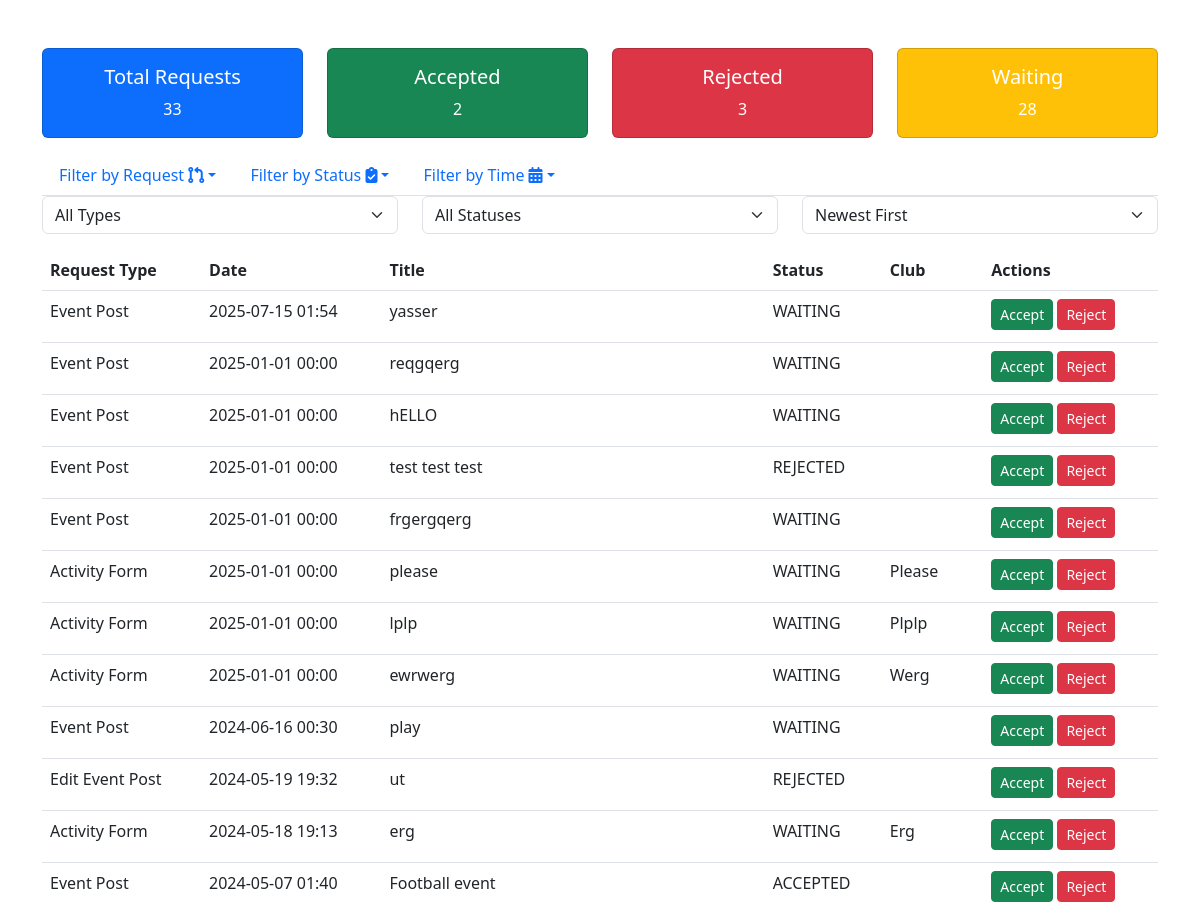
The app's page /requests/ (upper part), older data.
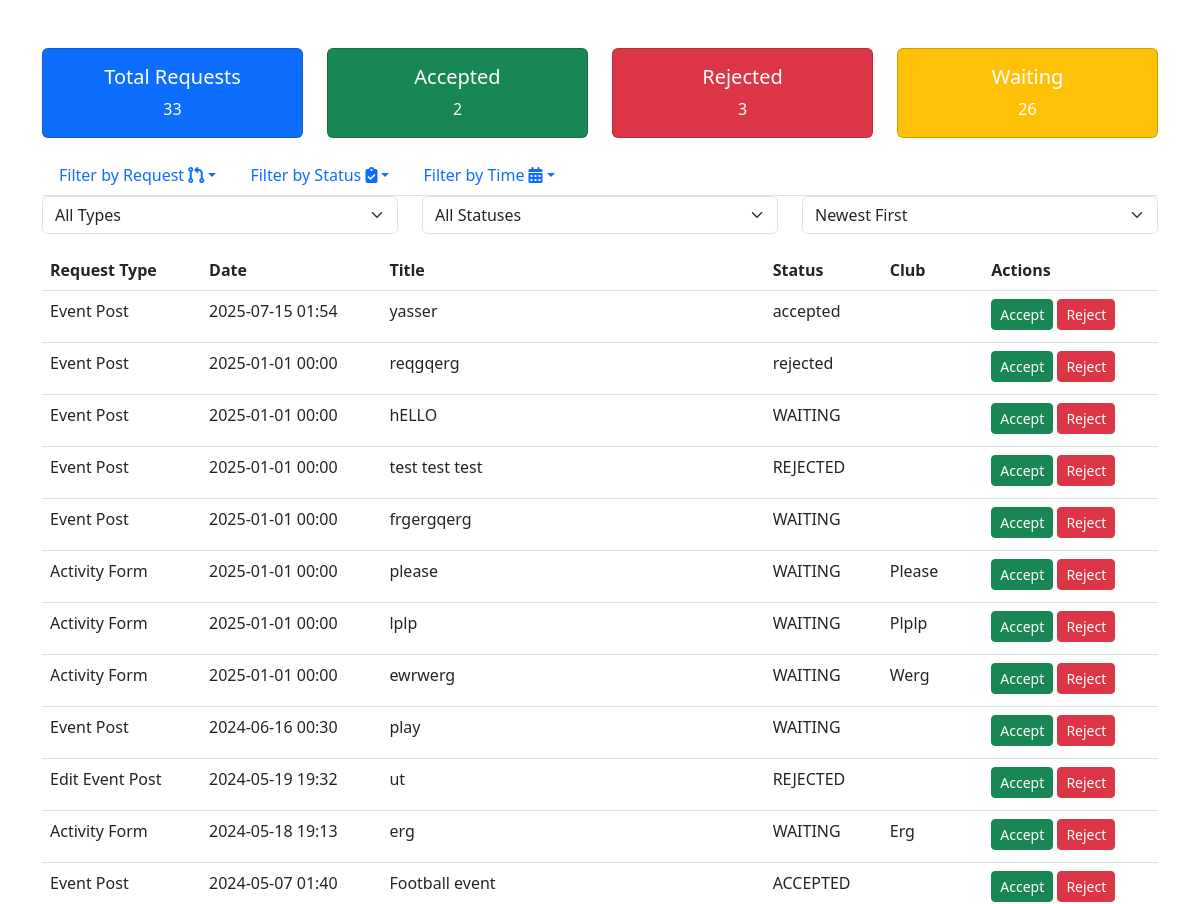
The same page, newer data.
### club_pages/models.py (models this page shows, shortened)
class Event(models.Model):
    title = models.CharField(max_length=255)
    club = models.ForeignKey(
        Club, on_delete=models.CASCADE,
        null=True,
        blank=True,
    )
    event_image = models.ImageField(upload_to="event_images", default="club-pic.jpeg", blank=True)
    date = models.DateTimeField(null=True)
    location = models.CharField(max_length=40)
    first_name = models.CharField(max_length=20)
    last_name = models.CharField(max_length=20)
    description = models.CharField(null=True, max_length=200, validators=[validate_length])
    body = RichTextField()
    rule = RichTextField(null=True)
    faq = RichTextField(null=True)
    author = models.ForeignKey(
        settings.AUTH_USER_MODEL,
        on_delete=models.CASCADE,
        null=True,
        blank=True,
    )
    class StatusChoices(models.TextChoices):
        waiting = "WAITING", "waiting"
        accepted = "ACCEPTED", "accepted"
        rejected = "REJECTED", "rejected"
    status = models.CharField(max_length=50, choices=StatusChoices.choices, default = StatusChoices.waiting)
    def get_request_type_display(self):
        return "Event Post"

class ActivityForm(models.Model):
    title = models.CharField(max_length=255)
    club = models.CharField(max_length=70)
    date = models.DateTimeField(null=True)
    location = models.CharField(max_length=30)
    first_name = models.CharField(max_length=15)
    last_name = models.CharField(max_length=15)
    event_content = models.TextField()
    speakers = models.TextField()
    place = models.CharField(max_length=70)
    special_services = models.TextField()
    other_reqests = models.TextField()
    class StatusChoices(models.TextChoices):
        waiting = "WAITING", "waiting"
        accepted = "ACCEPTED", "accepted"
        rejected = "REJECTED", "rejected"
    status = models.CharField(max_length=50, choices=StatusChoices.choices, default = StatusChoices.waiting)
    def get_request_type_display(self):
        return "Activity Form"

class EventEdit(models.Model):
    title = models.CharField(max_length=255, blank=True, null=True)
    club = models.ForeignKey(
        Club, on_delete=models.CASCADE,
        null=True,
        blank=True,
    )
    event_image = models.ImageField(upload_to="event_images", default="club-pic.jpeg", blank=True, null=True)
    date = models.DateTimeField(blank=True, null=True)
    location = models.CharField(max_length=40, blank=True, null=True)
    first_name = models.CharField(max_length=20, blank=True, null=True)
    last_name = models.CharField(max_length=20, blank=True, null=True)
    description = models.CharField(max_length=200, validators=[validate_length], blank=True, null=True)
    body = RichTextField(blank=True, null=True)
    rule = RichTextField(blank=True, null=True)
    faq = RichTextField(blank=True, null=True)
    author = models.ForeignKey(
        settings.AUTH_USER_MODEL,
        on_delete=models.CASCADE,
        null=True,
        blank=True,
    )
    class StatusChoices(models.TextChoices):
        waiting = "WAITING", "waiting"
        accepted = "ACCEPTED", "accepted"
        rejected = "REJECTED", "rejected"
    status = models.CharField(max_length=50, choices=StatusChoices.choices, default = StatusChoices.waiting)
    def get_request_type_display(self):
        return "Edit Event Post"

### club_pages/views.py (the view)
# urls.py: path("requests/", AdminRequestTemplateView.as_view(), name="requests"),
class AdminRequestTemplateView(TemplateView):
    template_name = "admin_request.html"
    def get_context_data(self, **kwargs):
        context = super().get_context_data(**kwargs)
        context['events'] = Event.objects.all()
        context['edit_event_post'] = EventEdit.objects.all()
        context['activity_form'] = ActivityForm.objects.all()
        context['total_requests'] = ActivityForm.objects.all().count() + Event.objects.all().count() + EventEdit.objects.all().count()
        accepted_events = Event.objects.filter(status=Event.StatusChoices.accepted).count()
        accepted_activity_form = ActivityForm.objects.filter(status=ActivityForm.StatusChoices.accepted).count()
        accepted_events_edit= EventEdit.objects.filter(status=EventEdit.StatusChoices.accepted).count()
        context['accepted'] = accepted_events + accepted_activity_form + accepted_events_edit
        rejected_events = Event.objects.filter(status=Event.StatusChoices.rejected).count()
        rejected_activity_form = ActivityForm.objects.filter(status=ActivityForm.StatusChoices.rejected).count()
        rejected_events_edit = EventEdit.objects.filter(status=EventEdit.StatusChoices.rejected).count()
        context['rejected'] = rejected_events + rejected_activity_form + rejected_events_edit
        waiting_events = Event.objects.filter(status=Event.StatusChoices.waiting).count()
        waiting_activity_form = ActivityForm.objects.filter(status=ActivityForm.StatusChoices.waiting).count()
        waiting_events_edit = EventEdit.objects.filter(status=EventEdit.StatusChoices.waiting).count()
        context['waiting'] = waiting_events + waiting_activity_form + waiting_events_edit
        events = Event.objects.all()
        activity_forms = ActivityForm.objects.all()
        edit_event_posts = EventEdit.objects.all()
        request_type = self.request.GET.get('type', '')
        status_filter = self.request.GET.get('status', '')
        sort_order = self.request.GET.get('order', 'new')
        events = Event.objects.filter(status__icontains=status_filter) if status_filter else Event.objects.all()
        activity_forms = ActivityForm.objects.filter(status__icontains=status_filter) if status_filter else ActivityForm.objects.all()
        edit_event_posts = EventEdit.objects.filter(status__icontains=status_filter) if status_filter else EventEdit.objects.all()
        if request_type == 'event':
            activity_forms = activity_forms.none()
            edit_event_posts = edit_event_posts.none()
        elif request_type == 'activity':
            events = events.none()
            edit_event_posts = edit_event_posts.none()
        elif request_type == 'edit':
            events = events.none()
            activity_forms = activity_forms.none()
        all_requests = list(events) + list(activity_forms) + list(edit_event_posts)
        if sort_order == 'oldest':
            all_requests.sort(key=lambda x: x.date if x.date else timezone.now())
        else:
            all_requests.sort(key=lambda x: x.date if x.date else timezone.now(), reverse=True)
        context['all_requests'] = all_requests
        return context

### templates/admin_request.html (shortened to what this page needs)
<!DOCTYPE html>
<html lang="en">
<head>
  <link href="https://cdn.jsdelivr.net/npm/bootstrap@5.3.0-alpha1/dist/css/bootstrap.min.css" rel="stylesheet">
  <link rel="stylesheet" href="https://cdnjs.cloudflare.com/ajax/libs/font-awesome/6.5.1/css/all.min.css"
 />
</head>
<body>
  <div class="container mt-5">
    <div class="row text-center">
      <div class="col-md-3 mb-3">
        <div class="card bg-primary text-white">
          <div class="card-body">
            <h5 class="card-title">Total Requests</h5>
            <p class="card-text" id="totalRequests">{{total_requests}}</p>
          </div>
        </div>
      </div>
      <div class="col-md-3 mb-3">
        <div class="card bg-success text-white">
          <div class="card-body">
            <h5 class="card-title">Accepted</h5>
            <p class="card-text" id="acceptedRequests">{{accepted}}</p>
          </div>
        </div>
      </div>
      <div class="col-md-3 mb-3">
        <div class="card bg-danger text-white">
          <div class="card-body">
            <h5 class="card-title">Rejected</h5>
            <p class="card-text" id="rejectedRequests">{{rejected}}</p>
          </div>
        </div>
      </div>
      <div class="col-md-3 mb-3">
        <div class="card bg-warning text-white">
          <div class="card-body">
            <h5 class="card-title">Waiting</h5>
            <p class="card-text" id="waitingRequests">{{waiting}}</p>
          </div>
        </div>
      </div>
    </div>
<ul class="nav nav-tabs">
  <li class="nav-item dropdown">
      <a class="nav-link dropdown-toggle" data-bs-toggle="dropdown" href="#" role="button" aria-expanded="false"
        id="filterByRequestTime">Filter by Request <i class="fa-solid fa-code-pull-request"></i></a>
  </li>
  <li class="nav-item dropdown">
      <a class="nav-link dropdown-toggle" data-bs-toggle="dropdown" href="#" role="button" aria-expanded="false"
        id="filterByStatus">Filter by Status <i class="fas fa-clipboard-check"></i></a>
  </li>
  <li class="nav-item dropdown">
      <a class="nav-link dropdown-toggle" data-bs-toggle="dropdown" href="#" role="button" aria-expanded="false"
        id="filterByDate">Filter by Time <i class="fas fa-calendar-alt"></i></a>
  </li>
</ul>
    <form action="{% url 'requests' %}" method="get" class="mb-3">
      <div class="row">
        <div class="col">
          <select name="type" class="form-select" onchange="this.form.submit()">
            <option value="">All Types</option>
          </select>
        </div>
        <div class="col">
          <select name="status" class="form-select" onchange="this.form.submit()">
            <option value="">All Statuses</option>
          </select>
        </div>
        <div class="col">
          <select name="order" class="form-select" onchange="this.form.submit()">
            <option value="newest">Newest First</option>
          </select>
        </div>
      </div>
    </form>
    <div class="table-responsive">
      <table class="table table-hover">
        <thead>
          <tr>
            <th>Request Type</th>
            <th>Date</th>
            <th>Title</th>
            <th>Status</th>
            <th>Club</th>
            <th>Actions</th>
          </tr>
        </thead>
        <tbody>
          {% for request in all_requests %}
          <tr class="clickable-row">
            <td><a href="#">{{ request.get_request_type_display }}</a></td>
            <td><a href="#">{{ request.date|date:"Y-m-d H:i" }}</a></td>
            <td><a href="#">{{ request.title }}</a></td>
            <td><a href="#">{{ request.status }}</a></td>
            <td><a href="#">{{ request.club.title}}</a></td>
            <td>
              <button class="btn btn-success btn-sm mb-1" data-bs-toggle="modal" data-bs-target="#confirmationModal"
                onclick="setActionType('accept')">Accept</button>
              <button class="btn btn-danger btn-sm mb-1" data-bs-toggle="modal" data-bs-target="#confirmationModal"
                onclick="setActionType('reject')">Reject</button>
            </td>
          </tr>
          {% endfor %}
        </tbody>
      </table>
    </div>
  </div>
</body>
</html>

### templates/admin_request.html (style rules this page uses)
.clickable-row a { display: block; color: inherit; text-decoration: none; }

Row changes from the older to the newer data that the page shows:
changed Event "yasser": status "WAITING" → "accepted"
changed Event "reqgqerg": status "WAITING" → "rejected"
Text that changed along with them:
{{ waiting }}: "28" → "26"
